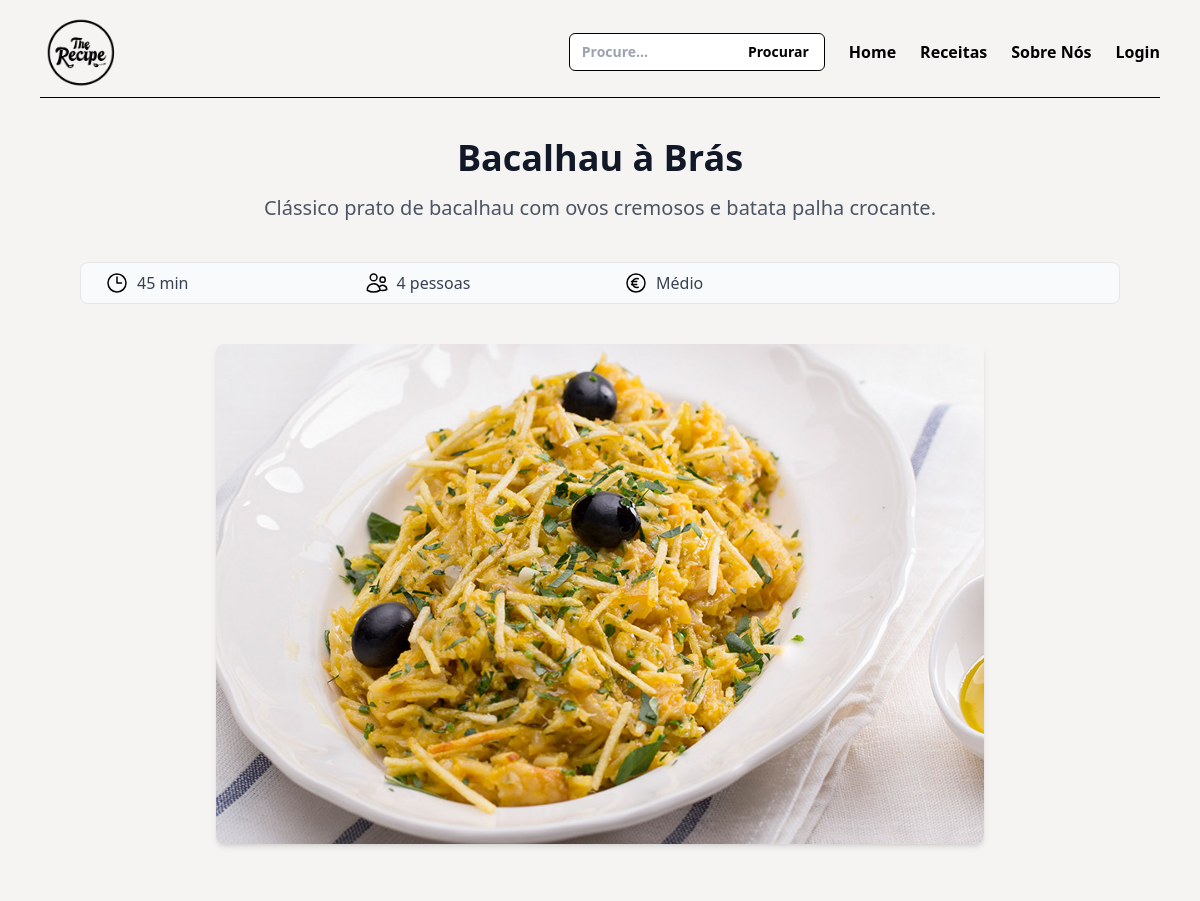
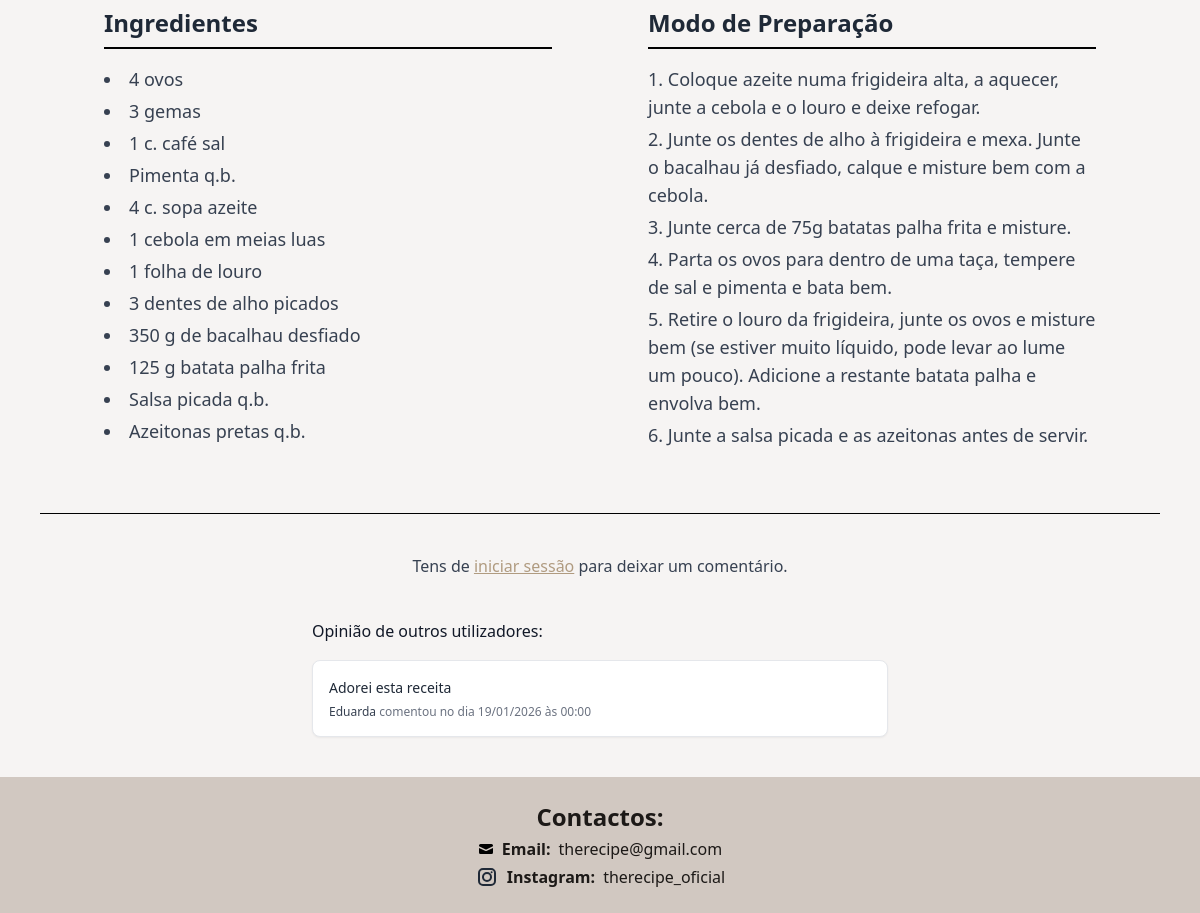
Page /receita.php?receita=2 on the committed database (2 pictures, top to bottom).
### tables this page shows
CREATE TABLE IF NOT EXISTS `receitas` (
  `id` int NOT NULL AUTO_INCREMENT,
  `nome` varchar(100) NOT NULL,
  `tempo` varchar(50) DEFAULT NULL,
  `ingredientes` text,
  `preparacao` text,
  `imagem` varchar(128) DEFAULT NULL,
  `categoria` varchar(100) DEFAULT NULL,
  `descricao` text,
  `quantidade` int DEFAULT NULL,
  `orcamento` varchar(50) DEFAULT NULL,
  PRIMARY KEY (`id`)
);

CREATE TABLE IF NOT EXISTS `comentario` (
  `id` int NOT NULL AUTO_INCREMENT,
  `id_utilizador` int NOT NULL,
  `id_receita` int NOT NULL,
  `comentario` tinytext,
  `data_comentario` datetime DEFAULT NULL,
  PRIMARY KEY (`id`)
);

CREATE TABLE IF NOT EXISTS `utilizadores` (
  `id` int NOT NULL AUTO_INCREMENT,
  `nome` varchar(200) DEFAULT NULL,
  `password` varchar(350) DEFAULT NULL,
  `email` varchar(500) DEFAULT NULL,
  PRIMARY KEY (`id`)
);

### receita.php (the view, shortened to what this page needs)
<?php
require('ajax/connection.php');
$id_receita = filter_input(INPUT_GET, 'receita', FILTER_VALIDATE_INT);
?>
<!DOCTYPE html>
<html lang="pt-pt">
<head>
    <script src="https://cdn.tailwindcss.com"></script>
</head>
<body class= "bg-[#F6F4F3]">
    <?php require('includes/nav.php'); ?>
    <?php
        $sql = 'SELECT * FROM receitas WHERE id = :id';
        $stmt = $dbh->prepare($sql);
        $stmt->bindValue(':id', $id_receita);
        $stmt->execute();
        $receita = $stmt->fetchObject();
        $id_receita    = $receita->id;
        $nome         = $receita->nome;
        $imagem       = $receita->imagem;
        $tempo        = $receita->tempo;
        $ingredientes = $receita->ingredientes;
        $preparacao   = $receita->preparacao;
        $descricao    = $receita->descricao;
        $quantidade   = $receita->quantidade;
        $orcamento    = $receita->orcamento;
    ?>
   <div class="px-2 mt-10 sm:px-4 md:px-8 lg:px-20 xl:px-32">
        <h2 class="text-xl sm:text-2xl md:text-3xl lg:text-4xl font-bold text-gray-900 text-center my-4"><?= $nome ?></h2>
        <p class="sm:text-lg md:text-xl text-gray-600 text-center max-w-3xl mx-auto mb-6"><?= $descricao ?></p>
        <div class="max-w-6xl mx-auto mt-10">
           <div class="bg-gray-50 rounded-lg border border-gray-200 w-full mt-4">
                <div class="grid grid-cols-2 md:grid-cols-4 text-gray-700">
                    <div class="flex items-center gap-2 pl-6 py-2">
                        <svg xmlns="http://www.w3.org/2000/svg" fill="none" viewBox="0 0 24 24" stroke-width="1.5" stroke="currentColor" class="w-6 h-6 text-black">
                            <path stroke-linecap="round" stroke-linejoin="round" d="M12 6v6h4.5m4.5 0a9 9 0 1 1-18 0 9 9 0 0 1 18 0Z" />
                        </svg>
                        <span class="font-medium"><?= $tempo ?></span>
                    </div>
                    <div class="flex items-center gap-2 pl-6 py-2">
                        <span class="font-medium"><?= $quantidade ?> pessoas</span>
                    </div>
                    <div class="flex items-center gap-2 pl-6 py-2">
                        <svg xmlns="http://www.w3.org/2000/svg" fill="none" viewBox="0 0 24 24" stroke-width="1.5" stroke="currentColor" class="w-6 h-6 text-black">
                            <path stroke-linecap="round" stroke-linejoin="round" d="M14.25 7.756a4.5 4.5 0 1 0 0 8.488M7.5 10.5h5.25m-5.25 3h5.25M21 12a9 9 0 1 1-18 0 9 9 0 0 1 18 0Z" />
                        </svg>
                        <span class="font-medium"><?= $orcamento ?></span>
                    </div>
                    <div class="flex items-center gap-2 pl-6 py-2">
                    </div>
                </div>
            </div>
           <div class="w-full mt-10 flex justify-center">
                <img src="imagem/<?= $imagem ?>" alt="Receita <?= $id_receita ?>" class="w-full max-w-3xl h-[500px] object-cover rounded-lg shadow-md">
            </div>
            <div class="mt-10 grid md:grid-cols-2 gap-12 items-start">
                <div class="rounded-lg p-6 min-h-[260px]">
                    <h2 class="text-2xl font-bold text-gray-800 mb-4 border-b-2 border-black pb-2">
                        Ingredientes
                    </h2>
                    <ul class="list-disc list-inside text-gray-700 text-base sm:text-lg space-y-1">
                        <?php
                            $lista = explode("\n", $ingredientes);
                            foreach ($lista as $linha) {
                                $item = trim($linha);
                                if ($item !== '') {
                                    echo "<li>$item</li>";
                                }
                            }
                        ?>
                    </ul>
                </div>
                <div class="rounded-lg p-6 min-h-[260px]">
                    <h2 class="text-2xl font-bold text-gray-800 mb-4 border-b-2 border-black pb-2">
                        Modo de Preparação
                    </h2>
                    <ol class="list-decimal list-inside text-gray-700 text-base sm:text-lg space-y-1">
                        <?php
                            $lista = explode("\n", $preparacao);
                            foreach ($lista as $linha) {
                                $item = trim($linha);
                                if ($item !== '') {
                                    echo "<li>$item</li>";
                                }
                            }
                        ?>
                    </ol>
                </div>
            </div>
        </div>
    </div>
    <div class="my-10">
        <hr class="border-black mx-10 my-2">
    </div>
    <?php
        $sqlComentarios = " SELECT c.comentario,  c.data_comentario, u.nome FROM comentario c JOIN utilizadores u ON u.id = c.id_utilizador WHERE c.id_receita = ? ORDER BY c.data_comentario DESC";
        $stmtComentarios = $dbh->prepare($sqlComentarios);
        $stmtComentarios->execute([$id_receita]);
        $comentarios = $stmtComentarios->fetchAll();
    ?>
    <?php if (isset($_SESSION['user_id'])):?>
    <div class="w-full max-w-xl mx-auto px-2">
        <h4 class="text-base sm:text-xl font-semibold mb-2">
            Deixe aqui a sua opinião:
        </h4>
        <form method="POST" action="auth/adicionarComentario.php" class="flex flex-col gap-3">
            <textarea name="comentario" class="border border-black rounded-md p-3 text-lg" rows="4" zrequired> </textarea>
            <input type="hidden" name="id_receita" value="<?= $id_receita ?>">
            <button type="submit" class="self-end bg-[#B09B80] text-white px-6 py-2 rounded-md hover:bg-[#4E2D0C] transition">
                Enviar
            </button>
        </form>
    </div>
    <?php else: ?>
    <div class="text-center pb-4">
        <p class="text-gray-700">
            Tens de <a href="login.php" class="text-[#B09B80] underline">iniciar sessão</a>
            para deixar um comentário.
        </p>
    </div>
    <?php endif; ?>
    <?php if (!empty($comentarios)): ?>
    <div class="space-y-4 px-24 pt-6 max-w-3xl mx-auto mb-10">
        <?php foreach ($comentarios as $c): ?>
        <p class="text-md text-gray-900 leading-relaxed"> Opinião de outros utilizadores: </p>
        <div class="bg-white rounded-lg border border-gray-200 p-4 shadow-sm">
            <p class="text-sm text-gray-800 leading-relaxed"> <?= $c['comentario'] ?> </p>
            <p class="text-xs text-gray-500 mt-1">
                <span class="font-medium text-gray-700"><?= $c['nome'] ?></span>
                comentou no dia
                <?= date('d/m/Y \à\s H:i', strtotime($c['data_comentario'])) ?>
            </p>
        </div>
        <?php endforeach; ?>
    </div>
    <?php else: ?>
        <p class="text-center text-gray-600 py-4">
            Ainda não há comentários para esta receita. Seja o primeiro a comentar!
        </p>
    <?php endif; ?>
    <?php require('includes/footer.php'); ?>
</body>
</html>

### rows in the picture
receitas: nome "Bacalhau à Brás", descricao "Clássico prato de bacalhau com ovos cremosos e batata palha crocante.", tempo "45 min", quantidade "4", orcamento "Médio", imagem (picture), ingredientes "4 ovos", ingredientes "3 gemas", ingredientes "1 c. café sal", ingredientes "Pimenta q.b.", ingredientes "4 c. sopa azeite", ingredientes "1 cebola em meias luas", ingredientes "1 folha de louro", ingredientes "3 dentes de alho picados", ingredientes "350 g de bacalhau desfiado", ingredientes "125 g batata palha frita", ingredientes "Salsa picada q.b.", ingredientes "Azeitonas pretas q.b.", preparacao "Coloque azeite numa frigideira alta, a aquecer, junte a cebola e o louro e deixe refogar.", preparacao "Junte os dentes de alho à frigideira e mexa. Junte o bacalhau já desfiado, calque e misture bem com a cebola.", preparacao "Junte cerca de 75g batatas palha frita e misture.", preparacao "Parta os ovos para dentro de uma taça, tempere de sal e pimenta e bata bem.", preparacao "Retire o louro da frigideira, junte os ovos e misture bem (se estiver muito líquido, pode levar ao lume um pouco). Adicione a restante batata palha e envolva bem.", preparacao "Junte a salsa picada e as azeitonas antes de servir."
comentario: comentario "Adorei esta receita", id_utilizador.nome "Eduarda", data_comentario "19/01/2026 às 00:00"
